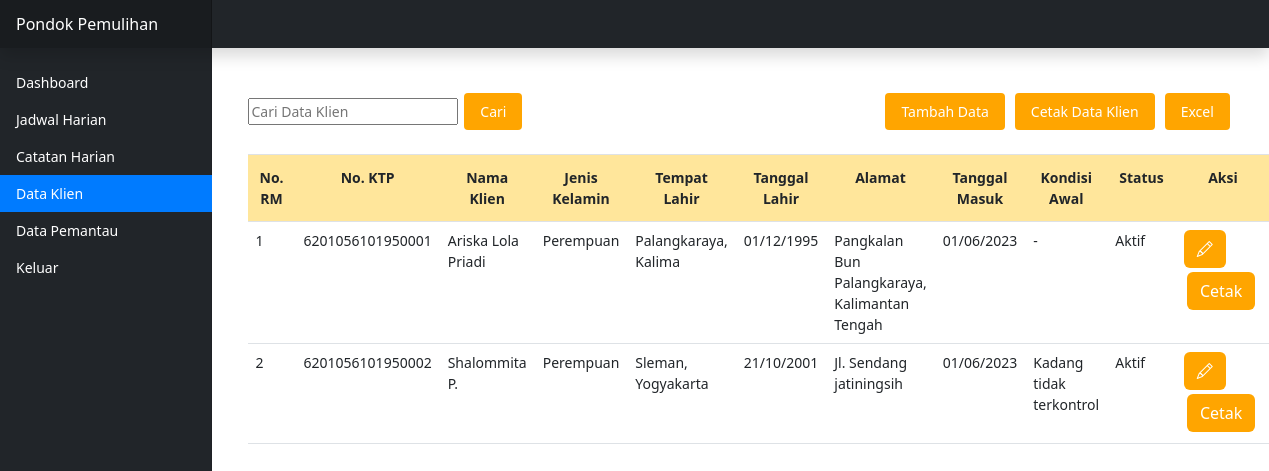
Page /dataKlien.php on the committed database.
### tables this page shows
CREATE TABLE `dataklien` (
  `idKlien` varchar(6) NOT NULL,
  `noRM` int(6) NOT NULL,
  `noKTP` varchar(16) DEFAULT NULL,
  `namaKlien` varchar(255) NOT NULL,
  `jkKlien` enum('Laki-laki','Perempuan') NOT NULL,
  `tempatLahirKlien` varchar(20) NOT NULL,
  `tglLahirKlien` date NOT NULL,
  `alamat` varchar(255) NOT NULL,
  `status` enum('Aktif','Non Aktif') NOT NULL,
  `tglMasuk` date NOT NULL,
  `kondisiAwl` varchar(255) NOT NULL
);

### dataKlien.php (the view, shortened to what this page needs)
<?php
require_once 'koneksi.php';
if (isset($_GET['search']) && !empty($_GET['search'])) {
    $search = $_GET['search'];
    $query = "SELECT * FROM dataklien WHERE namaKlien LIKE ? OR noRM LIKE ? OR noKTP LIKE ?";
    $stmt = $conn->prepare($query);
    $likeParam = "%$search%";
    $stmt->bind_param("sss", $likeParam, $likeParam, $likeParam);
    $stmt->execute();
    $searchResult = $stmt->get_result();
    } else {
        $query = "SELECT * FROM dataklien";
        $stmt = $conn->prepare($query);
        $stmt->execute();
        $searchResult = $stmt->get_result();
    }
?>
<!doctype html>
<html lang="en">
<head>
    <link href="/docs/5.0/dist/css/bootstrap.min.css" rel="stylesheet">
    <link href="assets/dist/css/bootstrap.min.css" rel="stylesheet">
    <link href="assets/vendor/bootstrap-icons/bootstrap-icons.css" rel="stylesheet">
    <link href="https://cdn.jsdelivr.net/npm/bootstrap@5.3.0/dist/css/bootstrap.min.css" rel="stylesheet">
    <link href="https://cdn.jsdelivr.net/npm/bootstrap-icons@1.10.0/font/bootstrap-icons.css" rel="stylesheet">
    <link href="assets/css/dashboard.css" rel="stylesheet">
</head>
<body>
    <header class="navbar navbar-dark sticky-top bg-dark flex-md-nowrap p-0 shadow">
        <a class="navbar-brand col-md-3 col-lg-2 me-0 px-3" href="#">Pondok Pemulihan</a>
    </header>
    <div class="container-fluid">
        <div class="row">
            <nav id="sidebarMenu" class="col-md-3 col-lg-2 d-md-block bg-dark text-white sidebar collapse">
                <div class="position-sticky pt-3">
                    <ul class="nav flex-column">
                        <li class="nav-item">
                            <a class="nav-link" aria-current="page" href="index.php">
                                Dashboard
                            </a>
                        </li>
                        <li class="nav-item">
                            <a class="nav-link" href="jadwal.php">
                                Jadwal Harian
                            </a>
                        </li>
                        <li class="nav-item">
                            <a class="nav-link" href="catatanEval.php">
                                Catatan Harian
                            </a>
                        </li>
                        <li class="nav-item">
                            <a class="nav-link active" href="dataKlien.php">
                                Data Klien
                            </a>
                        </li>
                        <li class="nav-item">
                            <a class="nav-link" href="dataPemantau.php">
                                Data Pemantau
                            </a>
                        </li>
                        <li class="nav-item">
                            <a class="nav-link" href="logout.php">
                                Keluar
                            </a>
                        </li>
                    </ul>
                </div>
            </nav>
            <main class="col-md-9 ms-sm-auto col-lg-10 px-md-4">
                <br><br>
                <div class="container-fluid">
                    <div style="display: flex; justify-content: space-between; align-items: center;">
                        <div>
                            <form method="GET" action="">
                                <input type="text" name="search" placeholder="Cari Data Klien">
                                <button type="submit" style="background-color: orange;">Cari</button>
                            </form>
                        </div>
                        <div class="button-edit">
                            <button style="background-color: orange;" type="button" onclick="window.location.href='tambahDataKlien.php'">Tambah Data</button>
                            <button style="background-color: orange;" type="button" onclick="myPrint('myform')" value="print">Cetak Data Klien</button>
                            <button style="background-color: orange;" type="button" onclick="tableToExcel()">Excel</button>
                        </div>
                    </div>
                    <br>
                    <table class="table" id="myform">
                        <thead>
                            <tr>
                            <th>No. RM</th>
                            <th>No. KTP</th>
                            <th>Nama Klien</th>
                            <th>Jenis Kelamin</th>
                            <th>Tempat Lahir</th>
                            <th>Tanggal Lahir</th>
                            <th>Alamat</th>
                            <th>Tanggal Masuk</th>
                            <th>Kondisi Awal</th>
                            <th>Status</th>
                            <th>Aksi</th>
                            </tr>
                        </thead>
                        <tbody>
                            <?php
                            if ($searchResult->num_rows > 0) {
                                while ($row = $searchResult->fetch_assoc()) {
                                    echo "<tr>";
                                    echo "<td>" . $row["noRM"] . "</td>";
                                    echo "<td>" . $row["noKTP"] . "</td>";
                                    echo "<td>" . $row["namaKlien"] . "</td>";
                                    echo "<td>" . $row["jkKlien"] . "</td>";
                                    echo "<td>" . $row["tempatLahirKlien"] . "</td>";
                                    echo "<td>" . date('d/m/Y', strtotime($row["tglLahirKlien"])) . "</td>";
                                    echo "<td>" . $row["alamat"] . "</td>";
                                    echo "<td>" . date('d/m/Y', strtotime($row["tglMasuk"])) . "</td>";
                                    echo "<td>";
                                    if (isset($row["kondisiAwl"])) {
                                        echo $row["kondisiAwl"];
                                    } else {
                                        echo "Tidak ada data";
                                    }
                                    echo "</td>";
                                    echo "<td>" . $row["status"] . "</td>";
                                    echo "<td>";
                                    if (isset($row["idKlien"])) {
                                        echo "<a href='editKlien.php?id=" . $row["idKlien"] . "' class='btn btn-edit'><i class='bi bi-pencil'></i></a>";
                                        echo "<button class='btn btn-edit' onclick='printIndividual(\"" . $row["idKlien"] . "\")'>Cetak</button>";
                                    }
                                    echo "</td>";
                                    echo "</tr>";
                                }
                            } else {
                                echo "<tr><td colspan='12'>Tidak ada data klien yang tersedia.</td></tr>";
                            }
                            ?>
                        </tbody>
                    </table>
                </div>
            </main>
        </div>
    </div>
</body>
</html>

### assets/css/dashboard.css (style rules this page uses)
body { font-size: .875rem; }
.sidebar { position: fixed; top: 0; bottom: 0; left: 0; z-index: 100; padding: 48px 0 0; box-shadow: inset -1px 0 0 rgba(0, 0, 0, .1); }
.sidebar .nav-link { font-weight: 500; color: #333; }
.sidebar a.nav-link { text-decoration: none; color: #fff; }
.sidebar .nav-link.active { background-color: #007bff; }
.navbar-brand { padding-top: .75rem; padding-bottom: .75rem; font-size: 1rem; background-color: rgba(0, 0, 0, .25); box-shadow: inset -1px 0 0 rgba(0, 0, 0, .25); }

### dataKlien.php (style rules this page uses)
.table { width: 100%; margin-bottom: 1rem; color: #212529; border-collapse: collapse; }
.table th, table td { padding: 0.75rem; vertical-align: top; border-top: 1px solid #dee2e6; }
.table th { background-color: #FFE69B; font-weight: bold; text-align: center; }
tbody { background-color: #FFFAF3; text-align: left; }
button { cursor: pointer; padding: 0.5rem 1rem; margin: 0.2rem; border: none; border-radius: 4px; background-color: #007bff; color: #fff; }
.btn-edit { background-color: orange; color: #fff; }

### rows in the picture
dataklien: noRM "1", noKTP "6201056101950001", namaKlien "Ariska Lola Priadi", jkKlien "Perempuan", tempatLahirKlien "Palangkaraya, Kalima", tglLahirKlien "01/12/1995", alamat "Pangkalan Bun Palangkaraya, Kalimantan Tengah", tglMasuk "01/06/2023", kondisiAwl "-", status "Aktif"
dataklien: noRM "2", noKTP "6201056101950002", namaKlien "Shalommita P.", jkKlien "Perempuan", tempatLahirKlien "Sleman, Yogyakarta", tglLahirKlien "21/10/2001", alamat "Jl. Sendang jatiningsih", tglMasuk "01/06/2023", kondisiAwl "Kadang tidak terkontrol", status "Aktif"
